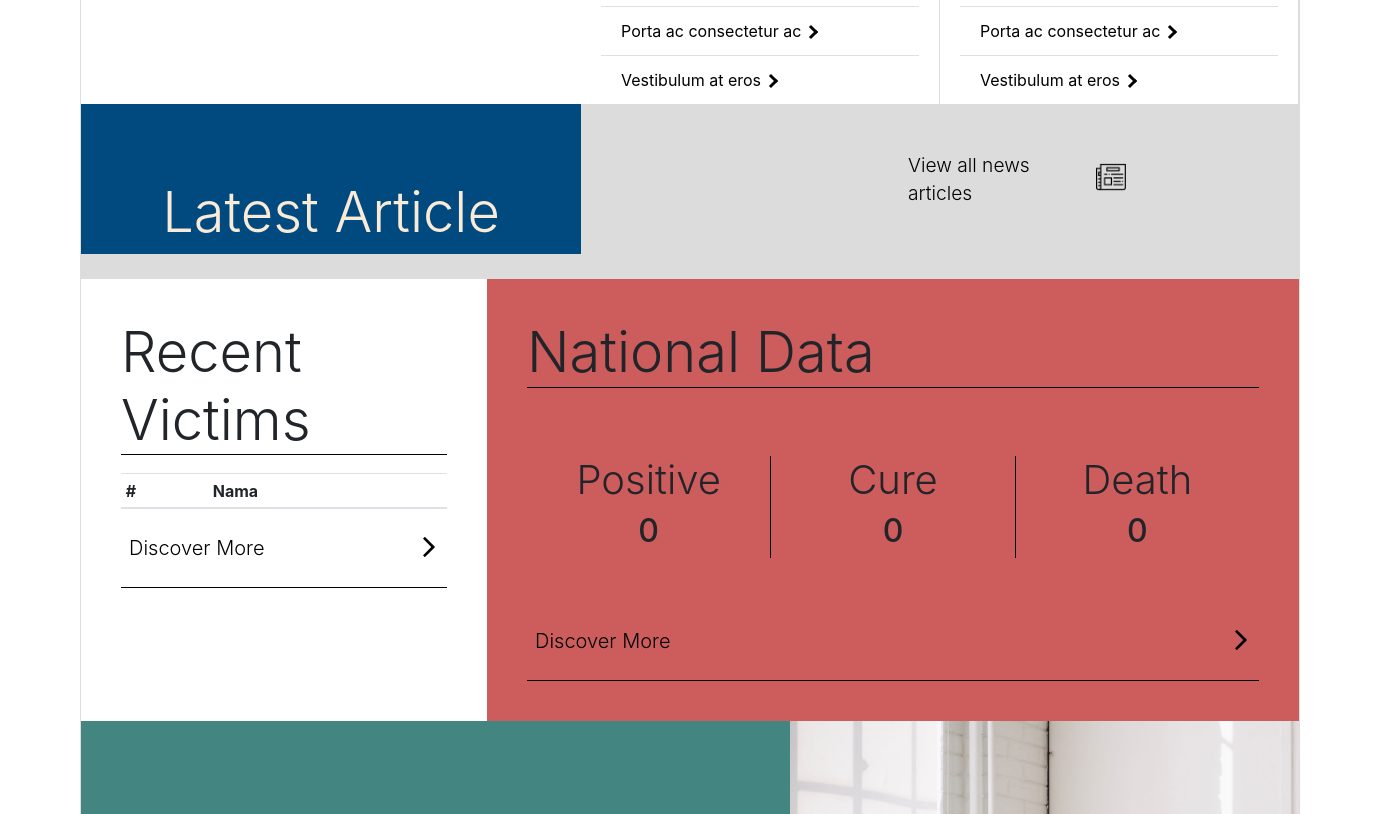
Before: / (middle part) with the older database file.
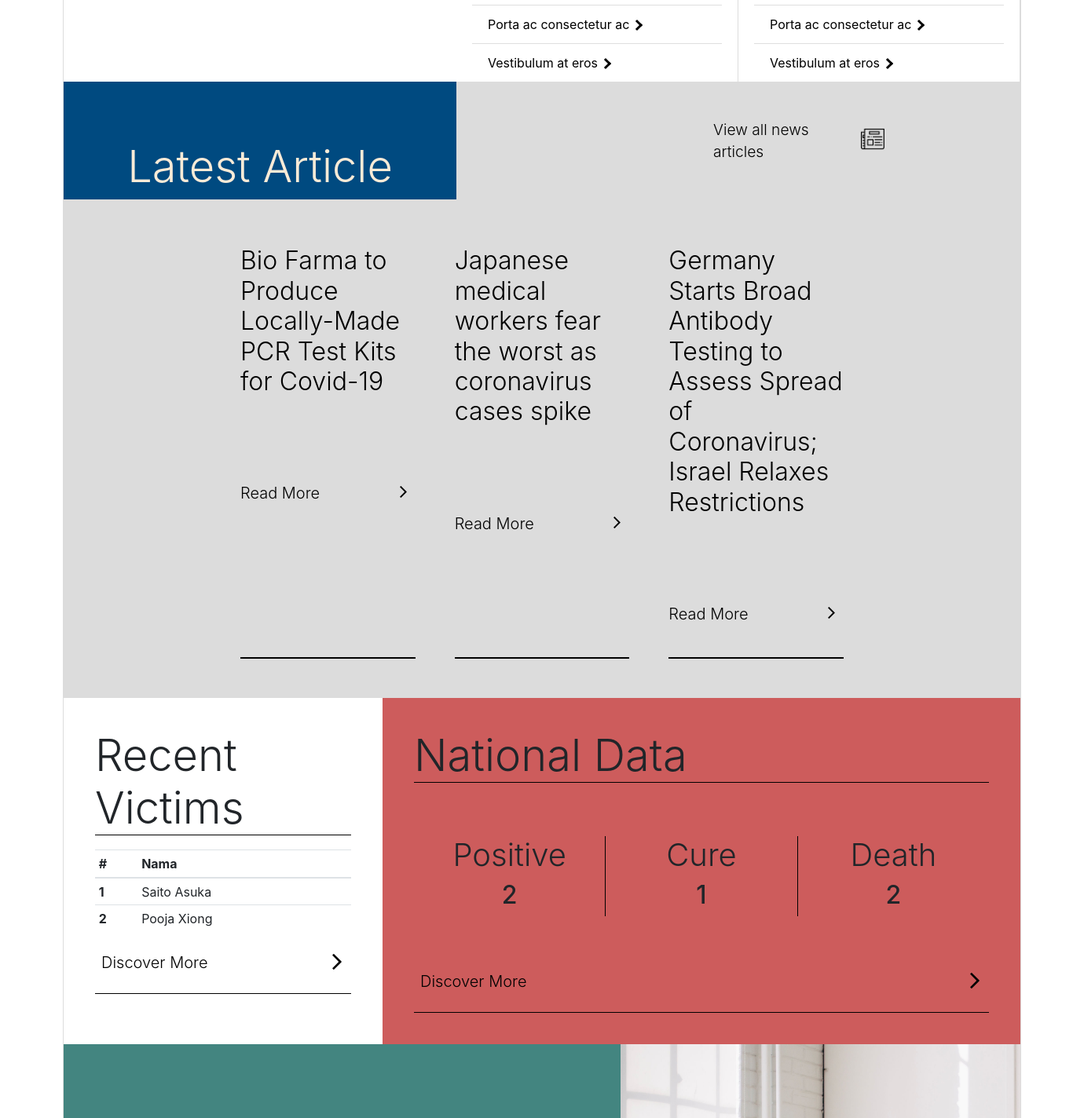
After: the same page with the newer database file.
### tables this page shows
CREATE TABLE `artikel` (
  `idArtikel` int(11) NOT NULL,
  `penulis` varchar(100) NOT NULL,
  `judul` varchar(200) NOT NULL,
  `isi` text NOT NULL
);

CREATE TABLE `pasien` (
  `id` int(11) NOT NULL,
  `namaPasien` varchar(100) NOT NULL,
  `tempatLahir` varchar(100) NOT NULL,
  `tglLahir` date NOT NULL,
  `jenisKelamin` varchar(10) NOT NULL,
  `kampusAsal` varchar(100) NOT NULL,
  `kondisi` varchar(20) NOT NULL
);

### application/controllers/home.php (called while the page is built, shortened)
<?php
class home extends CI_Controller {
	function __construct()
	{
		$this->load->model('HomeModel');
	}
	public function index()
	{
		$content['dataPasien'] = $this->HomeModel->get_data_positif();
		$content['dataSembuh'] = $this->HomeModel->get_data_sembuh();
		$content['dataMeninggal'] = $this->HomeModel->get_data_meninggal();
		$content['artikel'] = $this->HomeModel->get_artikel();
		$this->load->view('navbar');
		$this->load->view('homeView',$content);
		$this->load->view('footer');
	}
}

### index.php (called while the page is built, shortened)
<?php
require_once BASEPATH.'core/CodeIgniter.php';

### application/models/HomeModel.php (called while the page is built, shortened)
<?php
class HomeModel extends CI_Model {
	public function get_data_positif() {
		$data = 'Positif';
		$this->db->where('kondisi', $data);
		return $this->db->get('pasien')->result_array();
	}
	public function get_data_sembuh() {
		$data = 'Sembuh';
		$this->db->where('kondisi', $data);
		return $this->db->get('pasien')->result_array();
	}
	public function get_data_meninggal() {
		$data = 'Meninggal';
		$this->db->where('kondisi', $data);
		return $this->db->get('pasien')->result_array();
	}
	public function get_artikel() {
		return $this->db->get('artikel')->result_array();
	}
}

### application/views/homeView.php (the view, shortened to what the changed rows need)
<div class="article">
	<div class="showcaseArticle">
		<div class="row align-self-center">
			<?php $index=1; foreach (array_reverse($artikel) as $a) {
				if ($index<=3) { $index++;
			?>
			<div class="newsSec col">
				<a class="newsSec" style="text-decoration: none;" href="<?= site_url(); ?>/artikel/read/<?= $a['idArtikel'] ?>">
					<div class="newsConten">
						<h5 class="newsTitle lead"><?php echo $a['judul']; ?></h5>
					</div>
					<div class="readMoreNews d-flex">
						<p class="readMoreText mr-auto pt-2 lead">Read More</p>
						<div class="p-2">
							<img
								class="arrowRight2"
								src="<?php echo base_url().'assets/img/angle-arrow-pointing-to-right.svg' ?>"
								alt=""
							/>
						</div>
					</div>
				</a>
			</div>
			<?php }} ?>
		</div>
	</div>
</div>
<div class="coronaDataTable">
	<div class="row">
		<div class="col-4" style="padding: 40px;">
			<table class="table table-sm" style="margin-top: 18px;">
				<thead>
				  <tr>
					<th scope="col">#</th>
					<th scope="col">Nama</th>
				  </tr>
				</thead>
				<tbody>
					<?php $index=1; foreach (array_reverse($dataPasien) as $dp) {
						if ($index<=5) {
					?>
				  <tr>
					<th scope="row"><?php echo $index++ ?></th>
					<td><?php echo $dp['namaPasien'] ?></td>
				  </tr>
					<?php }} ?>
				</tbody>
			  </table>
		</div>
		<div class="col" style="background-color: indianred; padding: 40px;">
			<div class="row align-self-center d-flex justify-content-around text-center" style="padding-top: 60px; margin-bottom: 60px;">
				<div class="col" style="border-right: 1px solid black;">
					<h1 style="font-weight: 300;">Positive</h1>
					<?php $positif=0; foreach ($dataPasien as $dp) {
						$positif++;
					} ?>
					<h2><?php echo $positif ?></h2>
				</div>
				<div class="col" style="border-right: 1px solid black;">
					<h1 style="font-weight: 300;">Cure</h1>
					<?php $sembuh=0; foreach ($dataSembuh as $ds) {
						$sembuh++;
					} ?>
					<h2><?php echo $sembuh ?></h2>
				</div>
				<div class="col">
					<h1 style="font-weight: 300;">Death</h1>
					<?php $meninggal=0; foreach ($dataMeninggal as $dm) {
						$meninggal++;
					} ?>
					<h2><?php echo $meninggal ?></h2>
				</div>
			</div>
		</div>
	</div>
</div>

Changed rows visible on the page:
added artikel: judul "Bio Farma to Produce Locally-Made PCR Test Kits for Covid-19"
added artikel: judul "Japanese medical workers fear the worst as coronavirus cases spike"
added artikel: judul "Germany Starts Broad Antibody Testing to Assess Spread of Coronavirus; Israel Relaxes Restrictions"
added pasien: namaPasien "Saito Asuka"
added pasien: namaPasien "Pooja Xiong"
Other visible differences:
$positif: "0" → "2"
$sembuh: "0" → "1"
$meninggal: "0" → "2"
